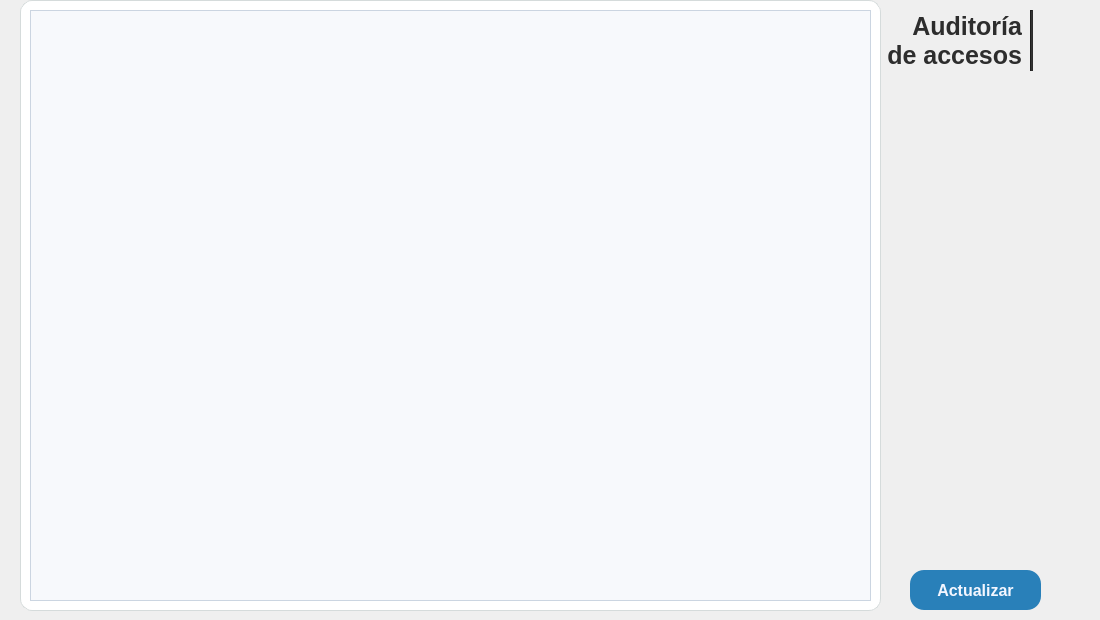
     <widget class="QWidget" name="auditoria">
      <widget class="QFrame" name="frameTabla_auditoria">
       <property name="geometry">
        <rect>
         <x>20</x>
         <y>0</y>
         <width>861</width>
         <height>611</height>
        </rect>
       </property>
       <property name="minimumSize">
        <size>
         <width>800</width>
         <height>450</height>
        </size>
       </property>
       <property name="maximumSize">
        <size>
         <width>16777215</width>
         <height>650</height>
        </size>
       </property>
       <property name="styleSheet">
        <string notr="true">QFrame#frameTabla_auditoria {
    border: 1px solid #d5dbdb;
    border-radius: 12px;
    background-color: white;
}</string>
       </property>
       <property name="frameShape">
        <enum>QFrame::Shape::StyledPanel</enum>
       </property>
       <property name="frameShadow">
        <enum>QFrame::Shadow::Raised</enum>
       </property>
       <layout class="QHBoxLayout" name="horizontalLayout_4">
        <item>
         <widget class="QTableView" name="tableW_auditoria">
          <property name="styleSheet">
           <string notr="true">QTableView {
    background-color: #F7F9FC;
    gridline-color: #E3E8EF;
    color: #0B1321;
    alternate-background-color: #E3F2FD;
    selection-background-color: #2980b9;
    selection-color: #FFFFFF;
    border: 1px solid #CBD5E1;
}

/* Cabecera horizontal */
QHeaderView::section {
    background-color: #ECF0F1;   /* encabezado */
    color: #2C3E50;              /* azul oscuro */
    font-weight: bold;
    border: none;
    padding: 6px;
}

/* Cabecera vertical */
QHeaderView::section:vertical {
    background-color: #ECF0F1;
    color: #2C3E50;
    font-weight: bold;
    border: none;
    padding: 4px;
}

/* Botón de esquina (arriba a la izquierda) */
QTableCornerButton::section {
    background-color: transparent;
    border: none;
}

/* Scrollbar vertical */
QScrollBar:vertical {
    background: transparent;
    width: 10px;
    margin: 2px;
}

QScrollBar::handle:vertical {
    background: #CBD5E1;
    border-radius: 4px;
    min-height: 20px;
}

QScrollBar::handle:vertical:hover {
    background: #94A3B8;
}

QScrollBar::add-line:vertical,
QScrollBar::sub-line:vertical {
    background: none;
    border: none;
    height: 0px;
}</string>
          </property>
          <property name="editTriggers">
           <set>QAbstractItemView::EditTrigger::NoEditTriggers</set>
          </property>
          <property name="alternatingRowColors">
           <bool>true</bool>
          </property>
          <property name="selectionBehavior">
           <enum>QAbstractItemView::SelectionBehavior::SelectRows</enum>
          </property>
          <property name="showGrid">
           <bool>true</bool>
          </property>
          <property name="sortingEnabled">
           <bool>true</bool>
          </property>
         </widget>
        </item>
       </layout>
      </widget>
      <widget class="QLabel" name="lblLogo_auditoria">
       <property name="geometry">
        <rect>
         <x>1040</x>
         <y>10</y>
         <width>51</width>
         <height>61</height>
        </rect>
       </property>
       <property name="minimumSize">
        <size>
         <width>50</width>
         <height>50</height>
        </size>
       </property>
       <property name="maximumSize">
        <size>
         <width>130</width>
         <height>70</height>
        </size>
       </property>
       <property name="text">
        <string/>
       </property>
       <property name="pixmap">
        <pixmap resource="../icons/resources_ui.qrc">:/logos/logo_escuela_sinFondo.png</pixmap>
       </property>
       <property name="scaledContents">
        <bool>true</bool>
       </property>
      </widget>
      <widget class="QLabel" name="lblTitulo_auditoria">
       <property name="geometry">
        <rect>
         <x>881</x>
         <y>0</y>
         <width>141</width>
         <height>81</height>
        </rect>
       </property>
       <property name="font">
        <font>
         <family>Segoe UI</family>
         <pointsize>19</pointsize>
         <bold>true</bold>
        </font>
       </property>
       <property name="styleSheet">
        <string notr="true">color: #2d2d2d;
background-color: transparent;</string>
       </property>
       <property name="frameShape">
        <enum>QFrame::Shape::NoFrame</enum>
       </property>
       <property name="frameShadow">
        <enum>QFrame::Shadow::Plain</enum>
       </property>
       <property name="text">
        <string>Auditoría de accesos</string>
       </property>
       <property name="scaledContents">
        <bool>false</bool>
       </property>
       <property name="alignment">
        <set>Qt::AlignmentFlag::AlignRight|Qt::AlignmentFlag::AlignTrailing|Qt::AlignmentFlag::AlignVCenter</set>
       </property>
       <property name="wordWrap">
        <bool>true</bool>
       </property>
       <property name="indent">
        <number>0</number>
       </property>
      </widget>
      <widget class="Line" name="line_5">
       <property name="geometry">
        <rect>
         <x>1030</x>
         <y>10</y>
         <width>3</width>
         <height>61</height>
        </rect>
       </property>
       <property name="minimumSize">
        <size>
         <width>3</width>
         <height>61</height>
        </size>
       </property>
       <property name="maximumSize">
        <size>
         <width>3</width>
         <height>61</height>
        </size>
       </property>
       <property name="styleSheet">
        <string notr="true">background-color: #2d2d2d;</string>
       </property>
       <property name="orientation">
        <enum>Qt::Orientation::Vertical</enum>
       </property>
      </widget>
      <widget class="QPushButton" name="btnActualizar_tabla_auditoria">
       <property name="geometry">
        <rect>
         <x>910</x>
         <y>570</y>
         <width>131</width>
         <height>40</height>
        </rect>
       </property>
       <property name="sizePolicy">
        <sizepolicy hsizetype="Minimum" vsizetype="Fixed">
         <horstretch>0</horstretch>
         <verstretch>0</verstretch>
        </sizepolicy>
       </property>
       <property name="minimumSize">
        <size>
         <width>70</width>
         <height>40</height>
        </size>
       </property>
       <property name="maximumSize">
        <size>
         <width>150</width>
         <height>40</height>
        </size>
       </property>
       <property name="font">
        <font>
         <family>Segoe UI</family>
         <pointsize>12</pointsize>
         <bold>true</bold>
        </font>
       </property>
       <property name="cursor">
        <cursorShape>PointingHandCursor</cursorShape>
       </property>
       <property name="mouseTracking">
        <bool>true</bool>
       </property>
       <property name="tabletTracking">
        <bool>false</bool>
       </property>
       <property name="acceptDrops">
        <bool>false</bool>
       </property>
       <property name="layoutDirection">
        <enum>Qt::LayoutDirection::LeftToRight</enum>
       </property>
       <property name="autoFillBackground">
        <bool>false</bool>
       </property>
       <property name="styleSheet">
        <string notr="true">QPushButton {
   background-color: #2980b9;
    color: #F3F6FF;
    border: none;
    padding: 8px 6px;
    border-radius: 14px;
}
QPushButton:hover {
	background-color: #0D47A1;
}</string>
       </property>
       <property name="text">
        <string>Actualizar</string>
       </property>
       <property name="icon">
        <iconset resource="../icons/resources_ui.qrc">
         <normaloff>:/icons/actualizar.png</normaloff>:/icons/actualizar.png</iconset>
       </property>
       <property name="iconSize">
        <size>
         <width>40</width>
         <height>40</height>
        </size>
       </property>
      </widget>
     </widget>
